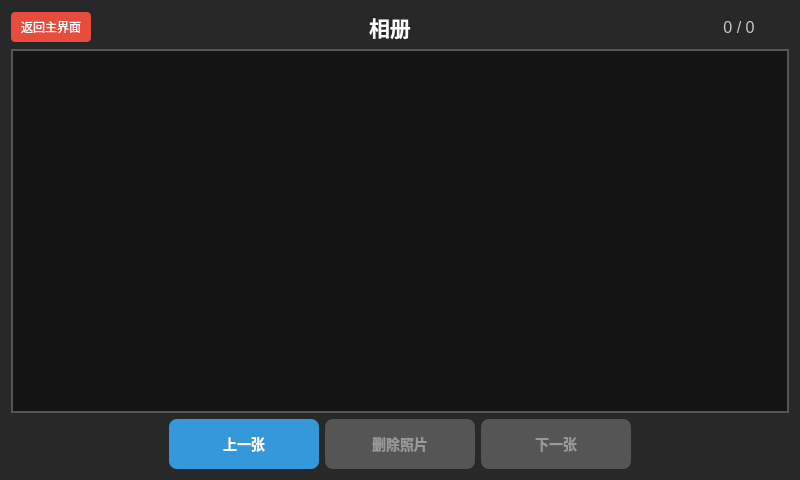
<?xml version="1.0" encoding="UTF-8"?>
<ui version="4.0">
 <class>AlbumWidget</class>
 <widget class="QWidget" name="AlbumWidget">
  <property name="geometry">
   <rect>
    <x>0</x>
    <y>0</y>
    <width>800</width>
    <height>480</height>
   </rect>
  </property>
  <property name="windowTitle">
   <string>相册</string>
  </property>
  <property name="styleSheet">
   <string notr="true">background-color: rgb(40, 40, 40);</string>
  </property>
  <layout class="QVBoxLayout" name="verticalLayout">
   <item>
    <layout class="QHBoxLayout" name="horizontalLayout_top">
     <item>
      <widget class="QPushButton" name="returnButton">
       <property name="minimumSize">
        <size>
         <width>80</width>
         <height>30</height>
        </size>
       </property>
       <property name="maximumSize">
        <size>
         <width>80</width>
         <height>30</height>
        </size>
       </property>
       <property name="styleSheet">
        <string notr="true">QPushButton {
    background-color: #e74c3c;
    color: white;
    border: none;
    border-radius: 4px;
    font-size: 12px;
}
QPushButton:hover {
    background-color: #c0392b;
}
QPushButton:pressed {
    background-color: #a93226;
}</string>
       </property>
       <property name="text">
        <string>返回主界面</string>
       </property>
      </widget>
     </item>
     <item>
      <spacer name="horizontalSpacer_top">
       <property name="orientation">
        <enum>Qt::Horizontal</enum>
       </property>
       <property name="sizeHint" stdset="0">
        <size>
         <width>40</width>
         <height>20</height>
        </size>
       </property>
      </spacer>
     </item>
     <item>
      <widget class="QLabel" name="label_title">
       <property name="font">
        <font>
         <pointsize>16</pointsize>
         <bold>true</bold>
        </font>
       </property>
       <property name="styleSheet">
        <string notr="true">color: rgb(255, 255, 255);</string>
       </property>
       <property name="text">
        <string>相册</string>
       </property>
      </widget>
     </item>
     <item>
      <spacer name="horizontalSpacer_top2">
       <property name="orientation">
        <enum>Qt::Horizontal</enum>
       </property>
       <property name="sizeHint" stdset="0">
        <size>
         <width>40</width>
         <height>20</height>
        </size>
       </property>
      </spacer>
     </item>
     <item>
      <widget class="QLabel" name="label_count">
       <property name="minimumSize">
        <size>
         <width>100</width>
         <height>30</height>
        </size>
       </property>
       <property name="maximumSize">
        <size>
         <width>100</width>
         <height>30</height>
        </size>
       </property>
       <property name="font">
        <font>
         <pointsize>12</pointsize>
        </font>
       </property>
       <property name="styleSheet">
        <string notr="true">color: rgb(200, 200, 200);</string>
       </property>
       <property name="text">
        <string>0 / 0</string>
       </property>
       <property name="alignment">
        <set>Qt::AlignCenter</set>
       </property>
      </widget>
     </item>
    </layout>
   </item>
   <item>
    <widget class="QLabel" name="photoLabel">
     <property name="minimumSize">
      <size>
       <width>760</width>
       <height>320</height>
      </size>
     </property>
     <property name="styleSheet">
      <string notr="true">background-color: rgb(20, 20, 20);
border: 2px solid #555;</string>
     </property>
     <property name="text">
      <string/>
     </property>
     <property name="alignment">
      <set>Qt::AlignCenter</set>
     </property>
    </widget>
   </item>
   <item>
    <layout class="QHBoxLayout" name="horizontalLayout_buttons">
     <item>
      <spacer name="horizontalSpacer_left">
       <property name="orientation">
        <enum>Qt::Horizontal</enum>
       </property>
       <property name="sizeHint" stdset="0">
        <size>
         <width>40</width>
         <height>20</height>
        </size>
       </property>
      </spacer>
     </item>
     <item>
      <widget class="QPushButton" name="prevButton">
       <property name="minimumSize">
        <size>
         <width>150</width>
         <height>50</height>
        </size>
       </property>
       <property name="maximumSize">
        <size>
         <width>150</width>
         <height>50</height>
        </size>
       </property>
       <property name="styleSheet">
        <string notr="true">QPushButton {
    background-color: #3498db;
    color: white;
    border: none;
    border-radius: 8px;
    font-size: 14px;
    font-weight: bold;
}
QPushButton:hover {
    background-color: #5dade2;
}
QPushButton:pressed {
    background-color: #2980b9;
}
QPushButton:disabled {
    background-color: #555;
    color: #999;
}</string>
       </property>
       <property name="text">
        <string>上一张</string>
       </property>
      </widget>
     </item>
     <item>
      <widget class="QPushButton" name="deleteButton">
       <property name="enabled">
        <bool>false</bool>
       </property>
       <property name="minimumSize">
        <size>
         <width>150</width>
         <height>50</height>
        </size>
       </property>
       <property name="maximumSize">
        <size>
         <width>150</width>
         <height>50</height>
        </size>
       </property>
       <property name="styleSheet">
        <string notr="true">QPushButton {
    background-color: #e74c3c;
    color: white;
    border: none;
    border-radius: 8px;
    font-size: 14px;
    font-weight: bold;
}
QPushButton:hover {
    background-color: #c0392b;
}
QPushButton:pressed {
    background-color: #a93226;
}
QPushButton:disabled {
    background-color: #555;
    color: #999;
}</string>
       </property>
       <property name="text">
        <string>删除照片</string>
       </property>
      </widget>
     </item>
     <item>
      <widget class="QPushButton" name="nextButton">
       <property name="enabled">
        <bool>false</bool>
       </property>
       <property name="minimumSize">
        <size>
         <width>150</width>
         <height>50</height>
        </size>
       </property>
       <property name="maximumSize">
        <size>
         <width>150</width>
         <height>50</height>
        </size>
       </property>
       <property name="styleSheet">
        <string notr="true">QPushButton {
    background-color: #27ae60;
    color: white;
    border: none;
    border-radius: 8px;
    font-size: 14px;
    font-weight: bold;
}
QPushButton:hover {
    background-color: #2ecc71;
}
QPushButton:pressed {
    background-color: #219a52;
}
QPushButton:disabled {
    background-color: #555;
    color: #999;
}</string>
       </property>
       <property name="text">
        <string>下一张</string>
       </property>
      </widget>
     </item>
     <item>
      <spacer name="horizontalSpacer_right">
       <property name="orientation">
        <enum>Qt::Horizontal</enum>
       </property>
       <property name="sizeHint" stdset="0">
        <size>
         <width>40</width>
         <height>20</height>
        </size>
       </property>
      </spacer>
     </item>
    </layout>
   </item>
  </layout>
 </widget>
 <resources/>
 <connections>
  <connection>
   <sender>returnButton</sender>
   <signal>clicked()</signal>
   <receiver>AlbumWidget</receiver>
   <slot>onReturnClicked()</slot>
   <hints>
    <hint type="sourcelabel">
     <x>40</x>
     <y>15</y>
    </hint>
    <hint type="destlabel">
     <x>400</x>
     <y>240</y>
    </hint>
   </hints>
  </connection>
  <connection>
   <sender>prevButton</sender>
   <signal>clicked()</signal>
   <receiver>AlbumWidget</receiver>
   <slot>onPrevClicked()</slot>
   <hints>
    <hint type="sourcelabel">
     <x>215</x>
     <y>430</y>
    </hint>
    <hint type="destlabel">
     <x>400</x>
     <y>240</y>
    </hint>
   </hints>
  </connection>
  <connection>
   <sender>deleteButton</sender>
   <signal>clicked()</signal>
   <receiver>AlbumWidget</receiver>
   <slot>onDeleteClicked()</slot>
   <hints>
    <hint type="sourcelabel">
     <x>400</x>
     <y>430</y>
    </hint>
    <hint type="destlabel">
     <x>400</x>
     <y>240</y>
    </hint>
   </hints>
  </connection>
  <connection>
   <sender>nextButton</sender>
   <signal>clicked()</signal>
   <receiver>AlbumWidget</receiver>
   <slot>onNextClicked()</slot>
   <hints>
    <hint type="sourcelabel">
     <x>585</x>
     <y>430</y>
    </hint>
    <hint type="destlabel">
     <x>400</x>
     <y>240</y>
    </hint>
   </hints>
  </connection>
 </connections>
</ui>
